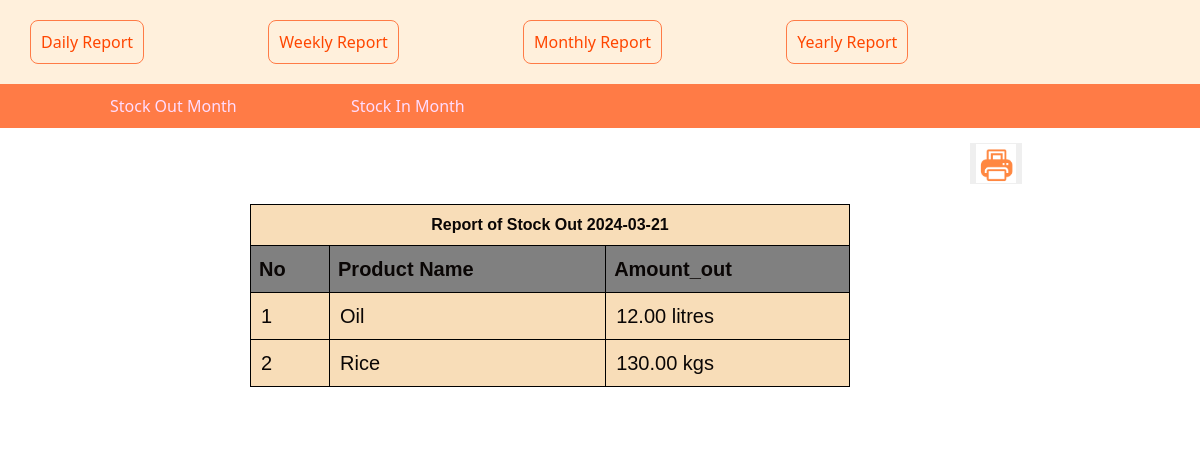
Screenshot of /stock_out_month.php with the database file from the repository.
### tables this page shows
CREATE TABLE `stock_out` (
  `id` int(11) NOT NULL,
  `pro_id` int(11) NOT NULL,
  `amount_out` decimal(13,2) NOT NULL,
  `out_date` date NOT NULL,
  `reason` text NOT NULL,
  `period_of_use` varchar(255) NOT NULL
);

CREATE TABLE `products` (
  `pro_id` int(11) NOT NULL,
  `product_name` varchar(200) NOT NULL,
  `Quantity` decimal(13,2) NOT NULL,
  `qnty_measures` varchar(50) NOT NULL DEFAULT 'kgs'
);

### stock_out_month.php (the view, shortened to what this page needs)
<?php
include'monthly.php';
?>
<!DOCTYPE html>
<html>
<head>
	<link rel="stylesheet" type="text/css" href="bootstrap.css">
	<link rel="stylesheet" href="styles/stock_out_month.css">
</head>
<body>
	<?php
	$from=date('Y-m-d',strtotime('-1 month'));
	$to=date('Y-m-d');
	$no=1;
	$select=mysqli_query($con,"select products.*,stock_out.*,sum(amount_out) as total_amount_out from products,stock_out where stock_out.out_date between '$from' and '$to' and products.pro_id=stock_out.pro_id group by (stock_out.pro_id)");
	if(mysqli_num_rows($select)>0){
		?>
		<button onclick="window.print()" class="print-btn" title="PRINT"><img
		class="img" src="images/print2.PNG"></button><br>
		<div class="container-table" >
			<table class="table table-bordered table-css" style="background: rgb(248, 221, 184);border-color: black;" border="1">
			<tr style="text-align:center"><th colspan="6">
				Report of Stock Out <?php echo $to;?></th></tr>
		<tr style="background-color:gray" class="tabel-row">
		<th>No</th>
		<th>Product Name</th>
		<th>Amount_out</th>
	</tr>
<?php
	while($fetch=mysqli_fetch_array($select)){
		?>
		<tr class="tabel-row tabel-row-products">
			<td style="padding-left:10px;"><?php echo $no;?></td>
			<td style="padding-left:10px;"><?php echo $fetch['product_name'];?></td>
			<td style="padding-left:10px;"><?php echo $fetch['total_amount_out']." ".$fetch['qnty_measures'];?></td>
		</tr>
		<?php
		$no++;
	}
}
else{
     echo"<h4 style='color:gray'><i>No stock_out operation made in this month</i></h4>";
}
	?>
	</table>
	</div>
</body>
</html>

### styles/stock_out_month.css (style rules this page uses)
.table-css { color: rgb(10, 6, 5); padding: 10px; width: 600px; border-collapse: collape; background-color: rgb(237, 123, 70); }
.tabel-row { padding: 20px; margin: 10px; line-height: 30px; font-size: 20px; }
.container-table { width: 800px; padding-top: 20px; background-color: rgba(255, 255, 255, 0.8); padding-bottom: 20px; margin-left: 250px; }
.tabel-row-products { align-items: center; }
.print-btn { margin-left: 970px; border: none; margin-top: 15px; }
.img { border: transparent; outline: transparent; width: 40px; margin-right:20% ; }

### Report.php (style rules this page uses)
td, th { font-family: arial,sans-serif; }

### rows the page displays
stock_out: pro.product_name "Oil", total_amount_out "12.00", pro.qnty_measures "litres"
stock_out: pro.product_name "Rice", total_amount_out "130.00", pro.qnty_measures "kgs"

### other values shown
$to "2024-03-21"
